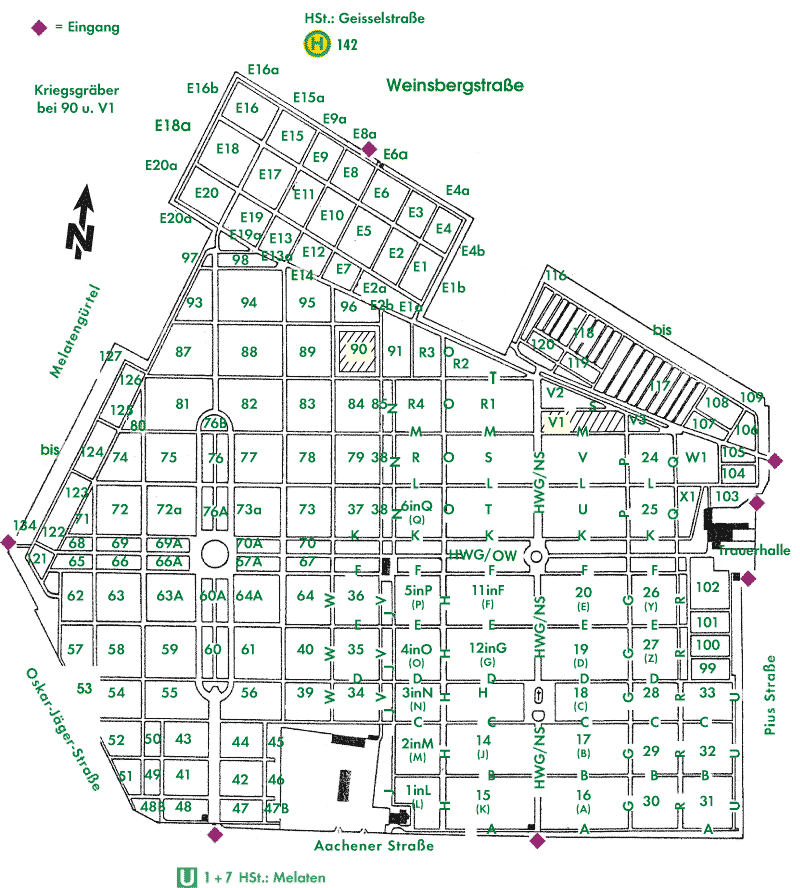
#> input picture source.png, 800 x 888 px
$ python vectorize.py
#> lines starting #> are read from the running program, lines starting #| are printed output that depends on the picture
from PIL import Image
import numpy as np,json, pathlib, shutil
root=pathlib.Path(__file__).parent; out=root/'dist'
im=np.array(Image.open(root/'source.png').convert('RGB')).astype(int)
r,g,b=im[:,:,0],im[:,:,1],im[:,:,2]
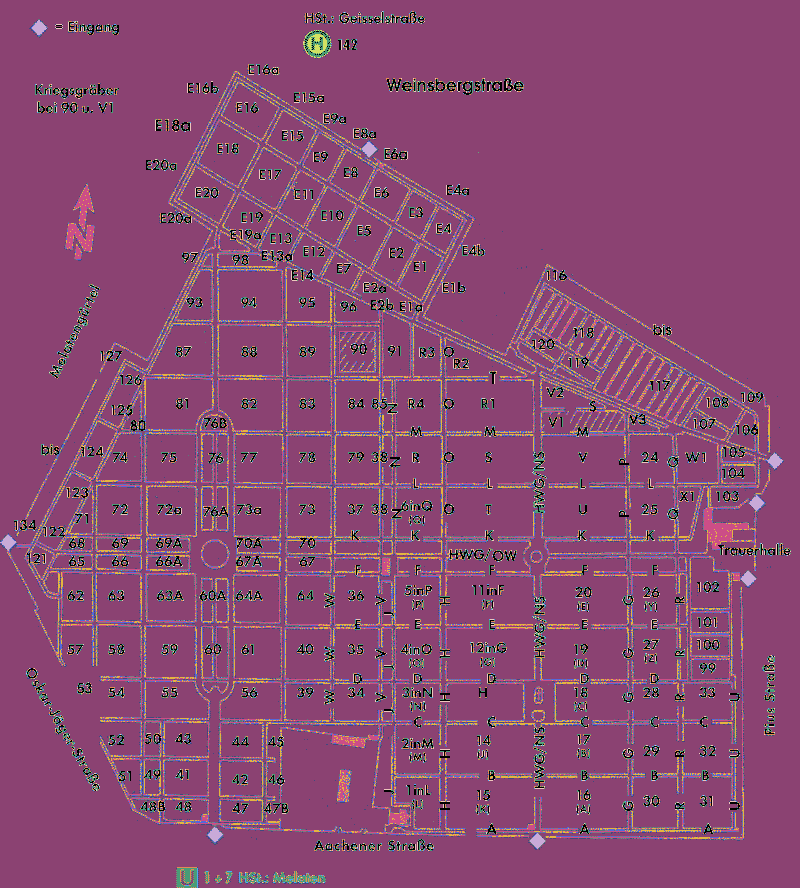
#> r: shape (888, 800) int64; 15 distinct labels, from 0 to 255; one colour per label, 0 black
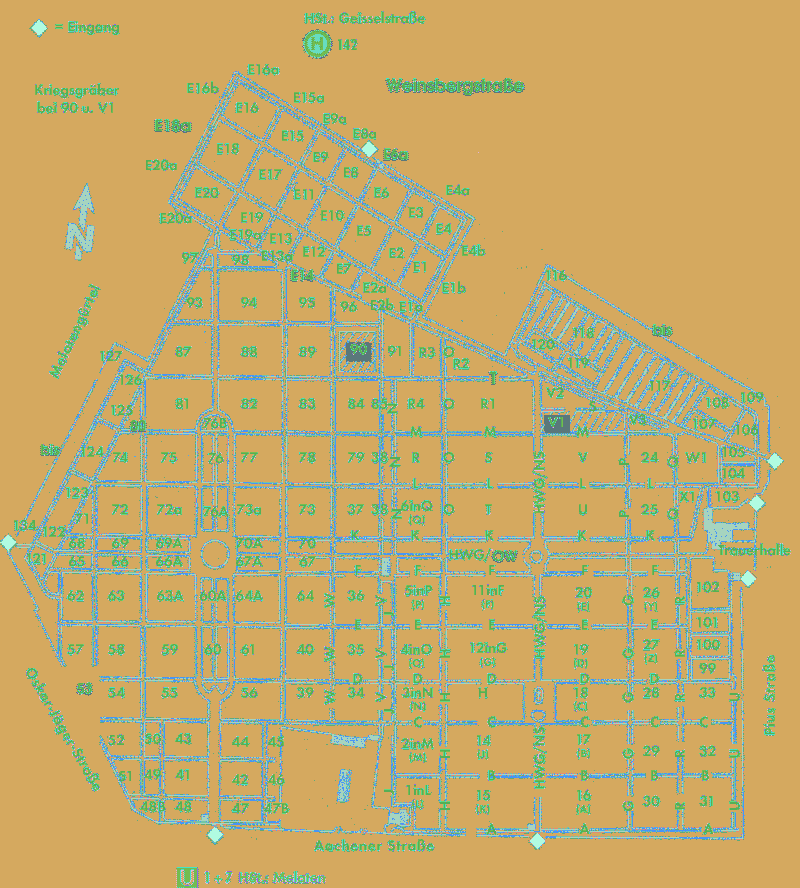
#> g: shape (888, 800) int64; 16 distinct labels, from 24 to 255; one colour per label, 0 black
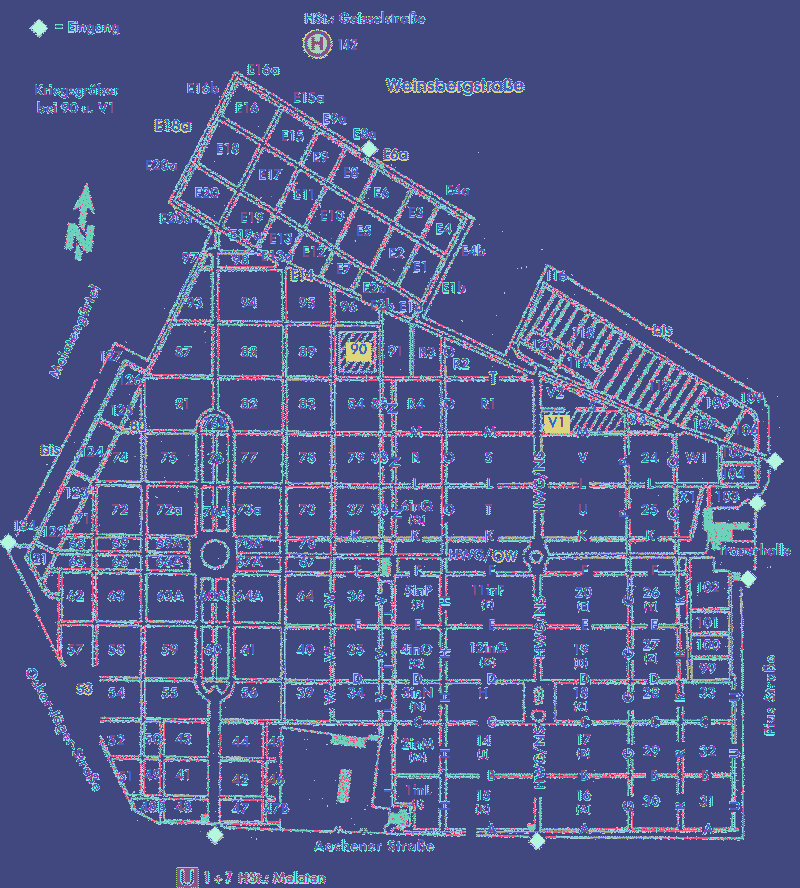
#> b: shape (888, 800) int64; 16 distinct labels, from 9 to 255; one colour per label, 0 black
masks={'ink':(im.max(2)<205)&(im.max(2)-im.min(2)<65),'green':(g>r*1.25)&(g>b*1.15)&(g<230),'purple':(r>g*1.3)&(b>g*1.2)&(g<150)}
def simplify(p,eps=.55):
 if len(p)<3:return p
 a=np.array(p[0]); z=np.array(p[-1]);v=z-a
 if np.dot(v,v)==0:d=np.linalg.norm(np.array(p)-a,axis=1)
 else:
  t=np.clip((np.array(p)-a)@v/np.dot(v,v),0,1);d=np.linalg.norm(np.array(p)-(a+t[:,None]*v),axis=1)
 i=int(d.argmax())
 return simplify(p[:i+1],eps)[:-1]+simplify(p[i:],eps) if d[i]>eps else [p[0],p[-1]]
def trace(mask):
 edges={}; h,w=mask.shape
#> after `h, w = mask.shape`: h = 888; w = 800
 def add(a,z):edges.setdefault(a,[]).append(z)
 for y,x in zip(*np.where(mask)):
  if y==0 or not mask[y-1,x]:add((int(x),int(y)),(int(x+1),int(y)))
  if x==w-1 or not mask[y,x+1]:add((int(x+1),int(y)),(int(x+1),int(y+1)))
  if y==h-1 or not mask[y+1,x]:add((int(x+1),int(y+1)),(int(x),int(y+1)))
  if x==0 or not mask[y,x-1]:add((int(x),int(y+1)),(int(x),int(y)))
#> this loop made 72094 passes
#> (y, x) on passes 1 to 3: (11, 412), (11, 413), (13, 305)
 paths=[]
 while edges:
  start=next(iter(edges));p=[start];cur=start
  while True:
   nxt=edges[cur].pop()
   if not edges[cur]:del edges[cur]
   p.append(nxt);cur=nxt
   if cur==start:break
  if len(p)>4:
   q=simplify(p); paths.append('M'+'L'.join(f'{x},{y}' for x,y in q[:-1])+'Z')
#> after the loop, edges = 0 items; paths = 4505 items, first 6: 'M412,11L414,11L414,12L412,12Z', 'M305,13L306,13L306,23L305,23Z', 'M311,13L312,13L312,16L311,16Z', 'M313,13L314,13L314,23L313,23Z', 'M316,13L317,13L317,14L316,14Z', 'M341,13L342,13L342,14L341,14Z'
 return ''.join(paths)
paths={k:trace(v) for k,v in masks.items()}
#> the loop in trace (call 2), `for y,x in zip(*np.where(mask)):` made 29860 passes
#> (y, x) on passes 1 to 3: (11, 412), (11, 413), (12, 382)
#> the loop in trace (call 2), `while edges:` made 1100 passes
(root/'traces.json').write_text(json.dumps(paths))
colors={'ink':'#27312e','green':'#07853c','purple':'#902775'}
svg='<svg xmlns="http://www.w3.org/2000/svg" viewBox="0 0 800 888"><title>Melaten, vektorisierter Übersichtsplan</title><desc>Konturvektorisierung der bereitgestellten Rastervorlage. Bildkoordinaten, nicht georeferenziert. Keine Einzelgrabgrenzen.</desc><rect width="800" height="888" fill="white"/>'
for k,p in paths.items():svg+=f'<path id="{k}" fill="{colors[k]}" fill-rule="evenodd" d="{p}"/>'
#> this loop made 3 passes
#> k on passes 1 to 3: 'ink', 'green', 'purple'
svg+='</svg>';(out/'melaten-vektor.svg').write_text(svg)
print('Vector SVG',len(svg),'bytes')
#| Vector SVG 448550 bytes
